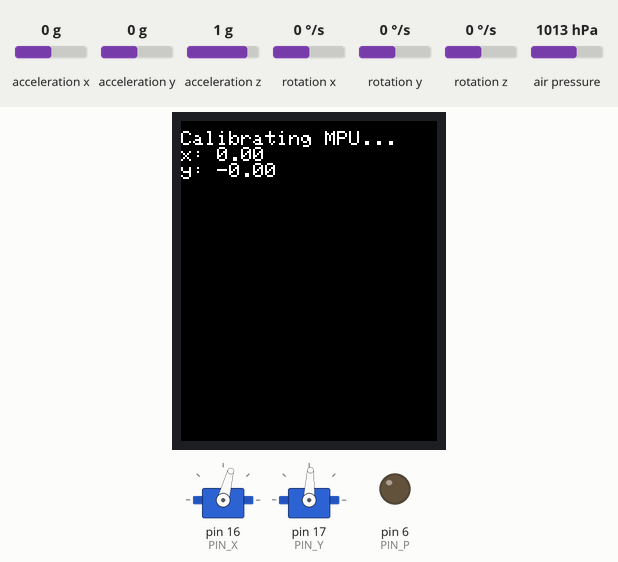
This sketch was run on a simulated Arduino Uno, built with avr-gcc and run on an emulated ATmega328P. Parts: 128×160 colour display, 2 × servo, output pins drawn as LEDs (lit = HIGH). Inputs (shaded band) come from the test bench; at power-on: acceleration x 0 g, acceleration y 0 g, acceleration z 1 g, rotation x 0 °/s, air pressure 1013 hPa, rotation y 0 °/s, rotation z 0 °/s. What the sketch prints to the serial monitor is not drawn.

Above: at 0.8 s.
At 5.2 s:
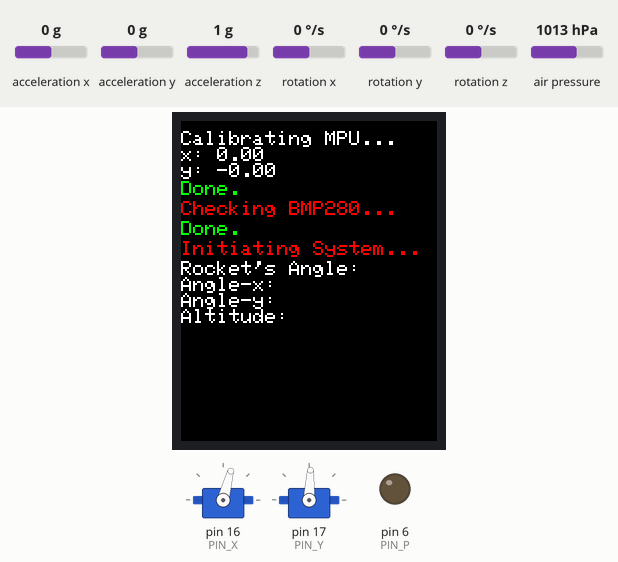
5.3 s: acceleration x set to -1.4 g
7.8 s: acceleration y set to -0.8 g
At 9.4 s:
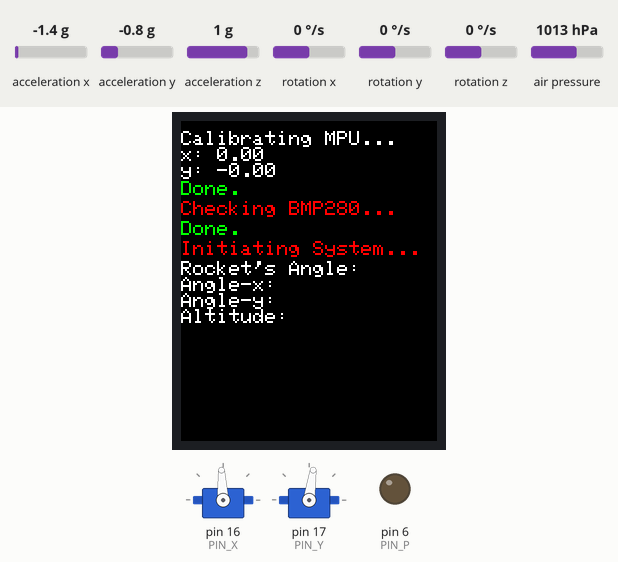
9.9 s: acceleration z set to -1.4 g
At 12.74 s:
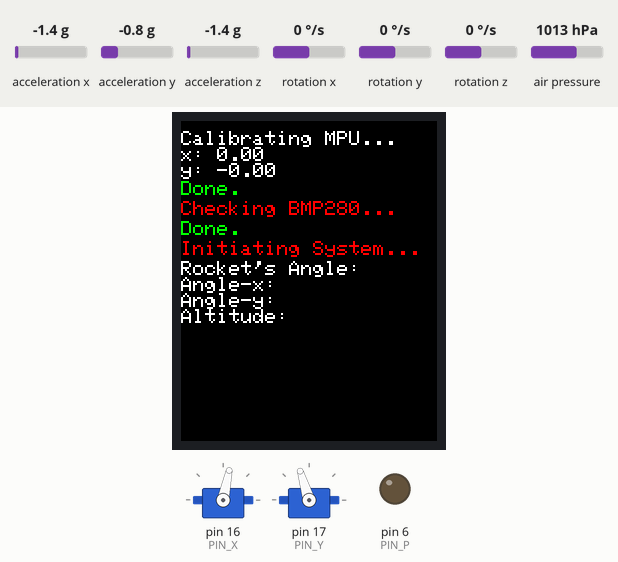
12.9 s: rotation x set to 100 °/s
14.8 s: air pressure set to 1015 hPa
At 15.12 s:
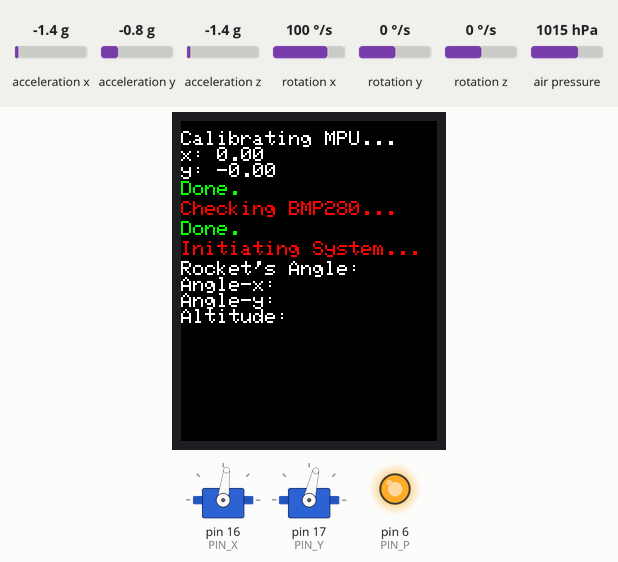
17.3 s: rotation x set to 46 °/s
Timing chart, 0 to 21.3 s (numbered marks = the images above; inputs shaded):
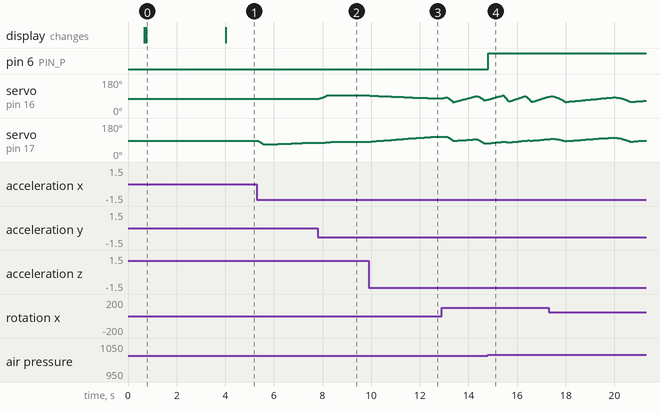

The sketch:

Divinity.ino
```cpp
#include <Adafruit_BMP280.h>
#include <Wire.h>
#include <MPU6050_6Axis_MotionApps20.h>
#include <MPU6050.h>
#include <Adafruit_ST7735.h>
#include <Servo.h>
#include <MadgwickAHRS.h>

Madgwick filter;

// A 2d vector, used for passing of values
struct Vector2Float {
  double x;
  double y;
};

MPU6050 mpu;

Adafruit_BMP280 bmp;

// TVC Servos
Servo SERVO_X;
Servo SERVO_Y;
Servo SERVO_P;

#define TFT_CS   10
#define TFT_RST  9
#define TFT_DC   8
Adafruit_ST7735 tft = Adafruit_ST7735(TFT_CS, TFT_DC, TFT_RST);

// Servo Pins
const int PIN_X = 16;
const int PIN_Y = 17;
const int PIN_P = 6;

// Offset Angles (Neutral Positions)
const int ANGLE_X = 75;
const int ANGLE_Y = 87;
const int ANGLE_P = 0;

// TVC Angle Limits (degrees)
// NOTE: This is currently +/-5 althought the TVC can take +/-7 but we observed some hard stop while using Y-SERVO.
// update these and re-tune if TVC is different.
const double tvc_min = -5;
const double tvc_max = 5;

// Servo range mapping (degrees around neutral)
// These are the angles that when written to the servo, will give the corresponding tvc_min (-5) or tvc_max (5) values
const double servo_min = -20;
const double servo_max = 20;

// PID Parameters
const double KP = 0.45;
const double KD = 0.06;
const double KI = 1.2;

// Target Orientation (in degrees)
const double TARGET_X = 0;
const double TARGET_Y = 0;

// Axis/frame configuration.
// Defaults below assume the MPU is mounted upright with the rocket/body axes.
// These values must be checked during calibration tilt and gyro-rate signs match the TVC axes.
const bool SWAP_TILT_AXES = false;
const double TILT_X_SIGN = 1.0;
const double TILT_Y_SIGN = 1.0;

enum GyroAxisIndex { GYRO_AXIS_X = 0, GYRO_AXIS_Y = 1, GYRO_AXIS_Z = 2 };
const GyroAxisIndex PID_GYRO_X_AXIS = GYRO_AXIS_X;
const GyroAxisIndex PID_GYRO_Y_AXIS = GYRO_AXIS_Y;
const GyroAxisIndex PID_GYRO_Z_AXIS = GYRO_AXIS_Z;
const double PID_GYRO_X_SIGN = 1.0;
const double PID_GYRO_Y_SIGN = 1.0;
const double PID_GYRO_Z_SIGN = 1.0;

// Offsets computed during calibration
double ANGLE_X_OFFSET = 0;
double ANGLE_Y_OFFSET = 0;

// DMP Variables
bool dmpReady = false;
uint16_t packetSize;
uint8_t fifoBuffer[64];
double GYRO_LSB_PER_DPS = 65.5; // will be set based on gyro full-scale
Quaternion q;

// Parachute variables
bool PARACHUTE_OPEN = false;
unsigned long initial_time = 0;
bool start_timer = false;

// ---------------- PID state ----------------
double PREVIOUS_ERROR_X = 0;
double PREVIOUS_ERROR_Y = 0;
double INTEGRAL_X = 0;
double INTEGRAL_Y = 0;

// Fixed-rate PID timing
const uint32_t PID_PERIOD_US = 5000 * 2;   // 100 Hz (good starting point)
uint32_t last_pid_us = 0;

// Display update (avoid slowing PID)
const uint32_t DISPLAY_PERIOD_MS = 50; // 20 Hz
uint32_t last_display_ms = 0;

double MAXIMUM_ALTITUDE = 0;

// For Integral clamp:
// Integral state is clamped so that KI*I doesn't get crazy.
// This sets max integral contribution to about ~2x tvc_max (still safe due to output clamp).
const double INTEGRAL_MAX = (2.0 * tvc_max) / KI;

// Utility clamp
static inline double clampd(double x, double lo, double hi) {
  if (x < lo) return lo;
  if (x > hi) return hi;
  return x;
}

static inline int16_t selectGyroAxis(int16_t gx, int16_t gy, int16_t gz, GyroAxisIndex axis) {
  switch (axis) {
    case GYRO_AXIS_X: return gx;
    case GYRO_AXIS_Y: return gy;
    default:          return gz;
  }
}


int counter = 0;

void quaternionToDirectionError(const Quaternion& q, VectorFloat &r, double &error_x, double &error_y, double &rocket_angle, VectorFloat &tvc_x, VectorFloat &tvc_y,
                            double X_OFFSET, double Y_OFFSET);

void setup(){
  Serial.begin(115200);
  Wire.begin();
  Wire.setClock(400000);
  // Initialize TFT Display
  tft.initR(ST77XX_BLACK);
  tft.setTextSize(1);
  tft.setTextColor(ST77XX_WHITE, ST77XX_BLACK);
  tft.fillScreen(ST77XX_BLACK);

  // Attach Servos
  SERVO_X.attach(PIN_X);
  SERVO_Y.attach(PIN_Y);
  pinMode(PIN_P, OUTPUT);
  digitalWrite(PIN_P, LOW);

  SERVO_X.write(ANGLE_X);
  SERVO_Y.write(ANGLE_Y);

  // Initialize MPU6050
  Serial.println("Initializing MPU6050...");
  mpu.initialize();
  mpu.setRate(9);
  mpu.setDLPFMode(2);

  mpu.setXAccelOffset(-14);
  mpu.setYAccelOffset(-4);
  mpu.setZAccelOffset(16331);
  mpu.setXGyroOffset(-8);
  mpu.setYGyroOffset(0);
  mpu.setZGyroOffset(0);
  filter.begin(100);
  filter.beta = 0.3;

  if (!mpu.testConnection()) {
    Serial.println("MPU6050 connection failed!");
    while (1) {}
  }

  Serial.println("Initializing DMP...");
  if (mpu.dmpInitialize() == 0) {
    // Explicit gyro full-scale so scaling is known
    mpu.setFullScaleGyroRange(MPU6050_GYRO_FS_500); // +/- 500 dps

    // Determine scale factor
    switch (mpu.getFullScaleGyroRange()) {
      case MPU6050_GYRO_FS_250:  GYRO_LSB_PER_DPS = 131.0; break;
      case MPU6050_GYRO_FS_500:  GYRO_LSB_PER_DPS = 65.5;  break;
      case MPU6050_GYRO_FS_1000: GYRO_LSB_PER_DPS = 32.8;  break;
      default:                   GYRO_LSB_PER_DPS = 16.4;  break; // (MPU6050_GYRO_FS_2000)
    }
    Serial.print("GYRO: ");
    Serial.println(GYRO_LSB_PER_DPS);

    // Quick gyro calibration (hold still)
    mpu.CalibrateGyro(20);

    mpu.setDMPEnabled(true);
    dmpReady = true;
    packetSize = mpu.dmpGetFIFOPacketSize();
    Serial.println("DMP Ready");
  } else {
    Serial.println("DMP Initialization Failed!");
    while (1) {}
  }

  tft.setCursor(0, 5);
  tft.println("Calibrating MPU...");
  Serial.println("Calibrating MPU...");
  tft.setTextColor(ST77XX_WHITE, ST77XX_BLACK);

  // Measure initial attitude offsets
  // (Hold rocket in desired starting orientation)
  for (int i = 0; i < 50; i++) {
    delay(50);
    if (mpu.dmpGetCurrentFIFOPacket(fifoBuffer)) {
      mpu.dmpGetQuaternion(&q, fifoBuffer);
      q.normalize();
    }

    double error_x, error_y;
    VectorFloat r;
    double rocket_roll;
    VectorFloat tvc_x, tvc_y;
    quaternionToDirectionError(q, r, error_x, error_y, rocket_roll, tvc_x, tvc_y, 0, 0);

    ANGLE_X_OFFSET = error_x;
    ANGLE_Y_OFFSET = error_y;
    tft.setCursor(0, 13);
    tft.println("x: " + String(error_x, 2) + "   ");
    tft.println("y: " + String(error_y, 2) + "   ");
  }


  tft.setCursor(0, 30);
  tft.setTextColor(ST77XX_GREEN, ST77XX_BLACK);
  tft.println("Done.");
  Serial.println("Done.");

  tft.setCursor(0, 40);
  tft.setTextColor(ST77XX_RED, ST77XX_BLACK);
  tft.println(String("Checking BMP280..."));

  if (!bmp.begin(0x76)) {
    Serial.println("BMP280 connection failed!");
    while (1);
  }

  tft.setCursor(0, 50);
  tft.setTextColor(ST77XX_GREEN, ST77XX_BLACK);
  tft.println("Done.");

  tft.setCursor(0, 60);
  tft.setTextColor(ST77XX_RED, ST77XX_BLACK);
  tft.println("Initiating System...");
  Serial.println("Initiating System...");

  last_pid_us = micros();
  last_display_ms = millis();

  MAXIMUM_ALTITUDE = bmp.readAltitude(1013.25);

  tft.setCursor(0, 70);
  tft.setTextColor(ST77XX_WHITE, ST77XX_BLACK);
  tft.println("Rocket's Angle:");
  tft.println("Angle-x: ");
  tft.println("Angle-y: ");
  tft.println("Altitude: ");
  tft.setCursor(0, 110);
}

/** The PID controler for the TVC system
 *  r - the quaternion representation of the rocket
 *  error_x, error_y - The error angle of the rocket
 *  Gx, Gy, Gz - The gyro values (aka angular velocity) of the rocket
 *  dt - Delta Time
 *  (Out) mapped_x, mapped_y - the servo angles given as the result of the PID
 */
void main_pid(VectorFloat r, double error_x, double error_y, int16_t Gx, int16_t Gy, int16_t Gz, double dt,
              double &mapped_x, double &mapped_y) {
  // Sign conventions (Gyro signs are now '1')
  double gx_dps = PID_GYRO_X_SIGN * ((double)selectGyroAxis(Gx, Gy, Gz, PID_GYRO_X_AXIS)) / GYRO_LSB_PER_DPS; // deg/s
  double gy_dps = PID_GYRO_Y_SIGN * ((double)selectGyroAxis(Gx, Gy, Gz, PID_GYRO_Y_AXIS)) / GYRO_LSB_PER_DPS; // deg/s
  double gz_dps = PID_GYRO_Z_SIGN * ((double)selectGyroAxis(Gx, Gy, Gz, PID_GYRO_Z_AXIS)) / GYRO_LSB_PER_DPS; // deg/s

  double gx_rps = gx_dps * (M_PI / 180.0);
  double gy_rps = gy_dps * (M_PI / 180.0);
  double gz_rps = gz_dps * (M_PI / 180.0);

  // Derivative term uses gyro rate
  // Finds the gyro error (derivative) using (w cross r) cross t, where t=<0,0,1>, r is the rocket vector, and w is the gyro values (aka angular acceleration)

  // w cross r
  double d_error_x = gy_rps*r.z - gz_rps*r.y;
  double d_error_y = gz_rps*r.x - gx_rps*r.z;
  double d_error_z = gx_rps*r.y - gy_rps*r.x; // Z is currently unused

  // then cross t (0,0,1)
  double derivative_x = d_error_y;
  double derivative_y = -d_error_x;

  // Start from current integral state
  double I_candidate_x = INTEGRAL_X;
  double I_candidate_y = INTEGRAL_Y;

  // Only integrate once the rocket is actually flying
  if (start_timer) {

    double error_for_integral_x = clampd(error_x, -INTEGRAL_MAX, INTEGRAL_MAX);
    double error_for_integral_y = clampd(error_y, -INTEGRAL_MAX, INTEGRAL_MAX);

    // Candidate integral update
    I_candidate_x = INTEGRAL_X + error_for_integral_x * dt;
    I_candidate_y = INTEGRAL_Y + error_for_integral_y * dt;

    // Clamp stored integral state
    I_candidate_x = clampd(I_candidate_x, -INTEGRAL_MAX, INTEGRAL_MAX);
    I_candidate_y = clampd(I_candidate_y, -INTEGRAL_MAX, INTEGRAL_MAX);
  }

  // Provisional PID output using candidate integral
  double u_unsat_x = KP * error_x + KD * derivative_x + KI * I_candidate_x;
  double u_unsat_y = KP * error_y + KD * derivative_y + KI * I_candidate_y;
  u_unsat_x *= 180/M_PI; // To convert the output into degrees
  u_unsat_y *= 180/M_PI;

  // Saturate to TVC limits
  double u_sat_x = clampd(u_unsat_x, tvc_min, tvc_max);
  double u_sat_y = clampd(u_unsat_y, tvc_min, tvc_max);

  // Anti-windup:
  // If saturated and the error pushes farther into saturation,
  // reject the candidate integral update.
  if (start_timer) {
    bool block_integral_x =
      (u_unsat_x > tvc_max && error_x > 0) ||
      (u_unsat_x < tvc_min && error_x < 0);

    bool block_integral_y =
      (u_unsat_y > tvc_max && error_y > 0) ||
      (u_unsat_y < tvc_min && error_y < 0);

    if (!block_integral_x) {
      INTEGRAL_X = I_candidate_x;
    }

    if (!block_integral_y) {
      INTEGRAL_Y = I_candidate_y;
    }
  }

  // Final outputs are the saturated ones
  double output_x = u_sat_x;
  double output_y = u_sat_y;

  // Map TVC output -> servo command range
  mapped_x = servo_min + (servo_max - servo_min) * ((output_x - tvc_min) / (tvc_max - tvc_min));
  mapped_y = servo_min + (servo_max - servo_min) * ((output_y - tvc_min) / (tvc_max - tvc_min));

}


void loop() {
  if (!dmpReady) return;


  // Convert quaternion directly to 2-axis tilt errors (degrees)
  double error_x, error_y;
  double rocket_roll;
  VectorFloat r;
  VectorFloat tvc_x, tvc_y;


  // Fixed-rate PID update
  uint32_t now_us = micros();
  uint32_t elapsed_us = now_us - last_pid_us;
  if (elapsed_us >= PID_PERIOD_US) {
    last_pid_us = now_us;
    // Still update display at its own rate even if PID doesn't run

    double dt = elapsed_us * 1e-6; // to seconds
    if (dt <= 0) dt = PID_PERIOD_US * 1e-6;

    // Gyro rate for D term
    int16_t Gx, Gy, Gz;
    int16_t Ax, Ay, Az;
    mpu.getMotion6(&Ax, &Ay, &Az, &Gx, &Gy, &Gz);
    double gx = (double)Gx / GYRO_LSB_PER_DPS;
    double gy = (double)Gy / GYRO_LSB_PER_DPS;
    double gz = (double)Gz / GYRO_LSB_PER_DPS;


    double ax = (double)Ax / 16384.0;
    double ay = (double)Ay / 16384.0;
    double az = (double)Az / 16384.0;

    double a_mag = sqrt(ax*ax + ay*ay + az*az);
    if (a_mag > 0.0001) {
      ax /= a_mag;
      ay /= a_mag;
      az /= a_mag;
    }

    filter.updateIMU(gx, gy, gz, ax, ay, az);


    q.w = filter.q0;
    q.x = filter.q1;
    q.y = filter.q2;
    q.z = filter.q3;

    q.normalize();


    quaternionToDirectionError(q, r, error_x, error_y, rocket_roll, tvc_x, tvc_y, ANGLE_X_OFFSET, ANGLE_Y_OFFSET);


    if (!start_timer && sqrt(error_x*error_x + error_y*error_y) >= sin(2.0 * (M_PI / 180.0))) {
      initial_time = millis();
      start_timer = true;
    }

    double mapped_x, mapped_y;
    main_pid(r, error_x, error_y, Gx, Gy, Gz, dt, mapped_x, mapped_y); // mapped x and y are changed by main_pid()

    double TVC_MAPPED_X = -mapped_y; // rotate by 90 degress to counteract the rotation made by the cross-product of the error
    double TVC_MAPPED_Y =  mapped_x;
    mapped_x = TVC_MAPPED_X;
    mapped_y = TVC_MAPPED_Y;

    // e cross r
    double TVC_X = mapped_y * r.z;
    double TVC_Y =                - mapped_x * r.z;
    double TVC_Z = mapped_x * r.y - mapped_y * r.x;


    double TARGET_TVC_X = (tvc_x.x) * TVC_X + (tvc_x.y * TVC_Y) + (tvc_x.z * TVC_Z);
    double TARGET_TVC_Y = (tvc_y.x) * TVC_X + (tvc_y.y * TVC_Y) + (tvc_y.z * TVC_Z);


    SERVO_X.write(ANGLE_X + TARGET_TVC_X);
    SERVO_Y.write(ANGLE_Y + TARGET_TVC_Y);

    PREVIOUS_ERROR_X = error_x;
    PREVIOUS_ERROR_Y = error_y;
  }


  unsigned long current_time_ms = millis();
  double time_seconds = start_timer ? ((current_time_ms - initial_time) / 1000.0) : 0.0;

  if (bmp.readAltitude(1013.25) > MAXIMUM_ALTITUDE) {
    MAXIMUM_ALTITUDE = bmp.readAltitude(1013.25);
  }

  // Open the parachute if altitude starts decreasing
  if (start_timer && time_seconds > 4.0 && !PARACHUTE_OPEN && bmp.readAltitude(1013.25) + 2.5 < MAXIMUM_ALTITUDE) {
    digitalWrite(PIN_P, HIGH);
    PARACHUTE_OPEN = true;
    Serial.println("Deploy Parachute");
  }

  // Display at slower rate (prevents slowing PID loop)
  if ((current_time_ms - last_display_ms) >= DISPLAY_PERIOD_MS && false) {
    last_display_ms = current_time_ms;

    tft.setTextColor(ST77XX_GREEN, ST77XX_BLACK);

    tft.setCursor(54, 80);
    tft.print(String(error_x, 2) + "   ");
    tft.setCursor(54, 90);
    tft.print(String(error_y, 2) + "   ");
    tft.setCursor(60, 100);
    tft.print(String(time_seconds, 2) + "   ");
    tft.setCursor(60, 110);
    tft.print(String(MAXIMUM_ALTITUDE - (bmp.readAltitude(1013.25) + 3), 3) + "   ");

    tft.setCursor(0, 110);
    tft.print(String(q.w, 4) + "," + String(q.x, 4) + "   ");
    tft.setCursor(0, 120);
    tft.print(String(q.y, 4) + "," + String(q.z, 4) + "   ");
  }
}

void quaternionToDirectionError(const Quaternion& q, VectorFloat &r, double &error_x, double &error_y, double &rocket_angle, VectorFloat &tvc_x, VectorFloat &tvc_y,
                            double X_OFFSET, double Y_OFFSET) {

  // Gets the rotation matrix from the rotations of the global unit vectors, q*p*q^-1
  // The Rocket-z axis (0,0,1)_z
  double zx = 2.0 * (q.x * q.z + q.w * q.y);
  double zy = 2.0 * (q.y * q.z - q.w * q.x);
  double zz = 1.0 - 2.0 * (q.x * q.x + q.y * q.y);

  // The Rocket-x axis (1,0,0)_x
  double xx = 1.0 - 2.0 * (q.y * q.y + q.z * q.z);
  double xy = 2.0 * (q.x * q.y + q.z * q.w);
  double xz = 2.0 * (q.x * q.z - q.y * q.w);

  // The Rocket-y axis (0,1,0)_y
  double yx = 2.0 * (q.x * q.y - q.z * q.w);
  double yy = 1.0 - 2.0 * (q.x * q.x + q.z * q.z);
  double yz = 2.0 * (q.y * q.z + q.x * q.w);


  tvc_x.x = xx;
  tvc_x.y = xy;
  tvc_x.z = xz;

  tvc_y.x = yx;
  tvc_y.y = yy;
  tvc_y.z = yz;


  r.x = zx;
  r.y = zy;
  r.z = zz;

  rocket_angle = 2.0 * atan2(sqrt(q.x*q.x + q.y*q.y + q.z*q.z), q.w);

  double rocket_roll = atan2(2.0 * (q.w * q.x + q.y * q.z), 1.0 - 2.0 * (q.x * q.x + q.y * q.y));
  double rocket_pitch = asin(2.0 * (q.w * q.y - q.x * q.z));
  double rocket_yaw = atan2(2.0 * (q.w * q.z + q.x * q.y), 1.0 - 2.0 * (q.y * q.y + q.z * q.z));

  // Target direction = straight up in world frame, pointing up to <0,0,1> z-axis direction
  // t = (0, 0, 1) t is target vector, r is rocket vector as per the pic of the whiteboard
  // e = r x t = (zy, -zx, 0)--(take <a,b,c> cross_product <0,0,1> = <b,-a,0>)
  double ex = zy;
  double ey = -zx;
  // Optional (axis swap to match hardware layout)
  double ctrl_x = SWAP_TILT_AXES ? ey : ex; // SWAP_TILT_AXES is to set true or false once calibration is performed and get e_x or e_y
  double ctrl_y = SWAP_TILT_AXES ? ex : ey;

  ctrl_x *= TILT_X_SIGN;
  ctrl_y *= TILT_Y_SIGN;

  error_x = ctrl_x - X_OFFSET; // the offsets now are the small e_x and e_y that we will get from r_0(initial rocket direction) cross_product t(target <0,0,1>)
  error_y = ctrl_y - Y_OFFSET;


  // Debug values and can be used to make sure the computer is on and working
  counter++;

  if (counter > 10) {
    counter = 0;

    Serial.print("R: <");
    Serial.print(zx);
    Serial.print(", ");
    Serial.print(zy);
    Serial.print(", ");
    Serial.print(zz);
    Serial.print(">  Norm: ");
    Serial.print(sqrt(zx*zx+zy*zy+zz*zz));

    Serial.print(" VX: <");
    Serial.print(xx);
    Serial.print(", ");
    Serial.print(xy);
    Serial.print(", ");
    Serial.print(xz);
    Serial.print("> VY: <");
    Serial.print(yx);
    Serial.print(", ");
    Serial.print(yy);
    Serial.print(", ");
    Serial.print(yz);

    Serial.print("> X: <");
    Serial.print(tvc_x.x);
    Serial.print(", ");
    Serial.print(tvc_x.y);
    Serial.print("> Y: <");
    Serial.print(tvc_y.x);
    Serial.print(", ");
    Serial.print(tvc_y.y);
    Serial.print("> ");

    Serial.print(" R: ");
    Serial.print(rocket_roll * 180/M_PI);
    Serial.print(" P: ");
    Serial.print(rocket_pitch * 180/M_PI);
    Serial.print(" Y: ");
    Serial.print(rocket_yaw * 180/M_PI);

    Serial.print(" E: <");
    Serial.print(error_x);
    Serial.print(", ");
    Serial.print(error_y);
    Serial.println(">");
  }
}
```

Measured:
- the behaviour switches between 1013 and 1014 hPa on air pressure (found by bisection; images 3 and 4)
- after the input at 7.8 s, servo on pin 16 (PIN_X): rises from 75° to 94° in 0.36 s, then falls to 93° in 0.19 s; servo on pin 17 (PIN_Y): moves from 75° to 82° over 0.55 s, starting after 0.22 s
- after the input at 9.9 s, servo on pin 16 (PIN_X): moves from 93° to 78° over 2.6 s, starting at once; servo on pin 17 (PIN_Y): moves from 82° to 107° over 2.6 s, starting after 0.09 s
- after the input at 14.8 s, pin 6 (PIN_P): LOW → HIGH at once
- what the display in image 0 shows lasts 3.3 s, from 0.7 s to 4.0 s
